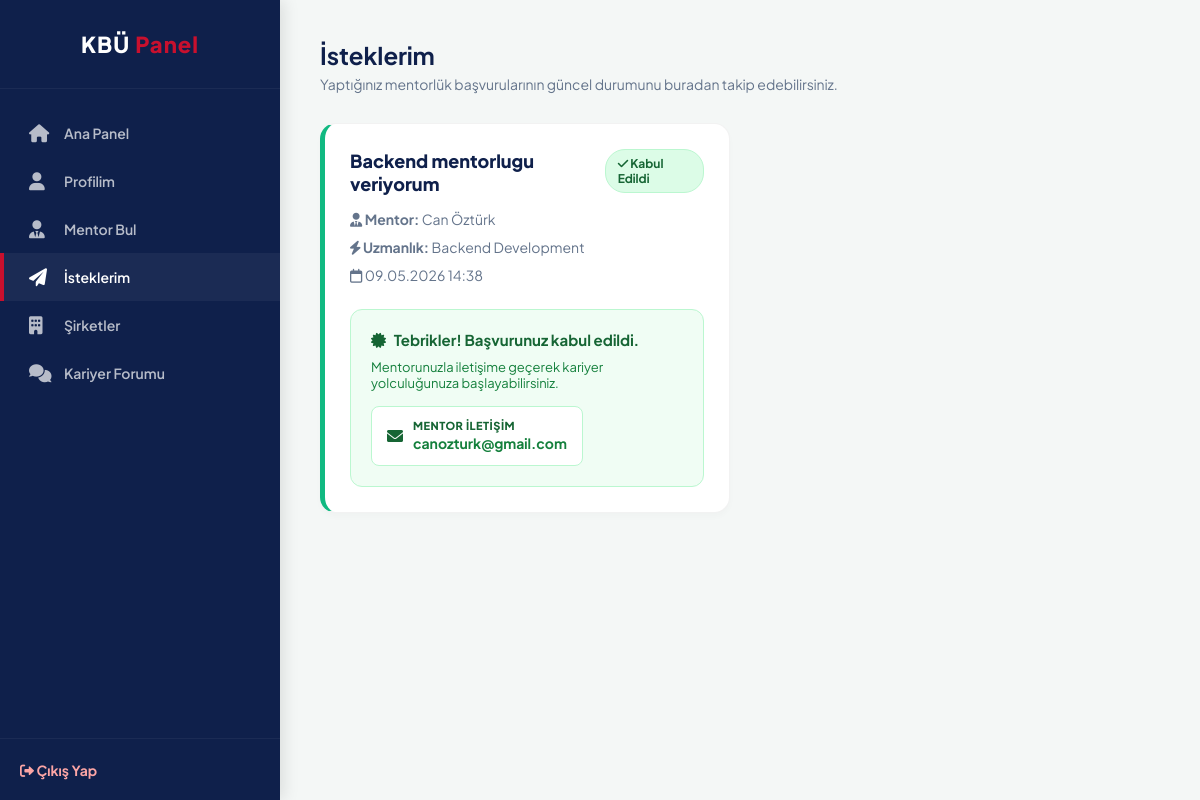
/kariyer_platformu/mentor/student_my_requests.php (signed in), run on the app's committed database.
### tables this page shows
CREATE TABLE mentor_applications (
    application_id INT PRIMARY KEY AUTO_INCREMENT,
    ads_id INT NOT NULL,
    student_id INT NOT NULL,
    message TEXT,
    status ENUM('Waiting', 'Approved', 'Rejected') DEFAULT 'Waiting',
    applied_at TIMESTAMP DEFAULT CURRENT_TIMESTAMP,
    FOREIGN KEY (ads_id) REFERENCES mentor_ads(ads_id) ON DELETE CASCADE,
    FOREIGN KEY (student_id) REFERENCES students(user_id) ON DELETE CASCADE
);

CREATE TABLE mentor_ads (
    ads_id INT PRIMARY KEY AUTO_INCREMENT,
    graduate_id INT NOT NULL,
    expertise VARCHAR(100) NOT NULL,
    title VARCHAR(255) NOT NULL,
    created_at TIMESTAMP DEFAULT CURRENT_TIMESTAMP,
    FOREIGN KEY (graduate_id) REFERENCES graduates(user_id) ON DELETE CASCADE
);

CREATE TABLE users (
    id INT PRIMARY KEY AUTO_INCREMENT,
    first_name VARCHAR(100) NOT NULL,
    last_name VARCHAR(100) NOT NULL,
    email VARCHAR(255) UNIQUE NOT NULL,
    password VARCHAR(255) NOT NULL,
    role ENUM('student', 'graduate', 'admin') NOT NULL,
    is_verified BOOLEAN DEFAULT FALSE,
    gender ENUM('male', 'female', 'other') NULL,
    created_at TIMESTAMP DEFAULT CURRENT_TIMESTAMP
);

### kariyer_platformu/mentor/student_my_requests.php (the view, shortened to what this page needs)
<?php
require_once "../includes/db.php";
$student_id = $_SESSION['user_id'];
$sql = "
    SELECT
        ma.application_id,
        ma.status,
        ma.applied_at as applied_date,
        ads.title,
        ads.expertise,
        u.first_name as mentor_first_name,
        u.last_name as mentor_last_name,
        u.email as mentor_email
    FROM mentor_applications ma
    JOIN mentor_ads ads ON ma.ads_id = ads.ads_id
    JOIN graduates g ON ads.graduate_id = g.user_id
    JOIN users u ON g.user_id = u.id
    WHERE ma.student_id = $student_id
    ORDER BY ma.applied_at DESC
";
$result = mysqli_query($conn, $sql);
$requests = mysqli_fetch_all($result, MYSQLI_ASSOC);
$total_requests = count($requests);
?>
<!DOCTYPE html>
<html lang="tr">
<head>
    <link rel="stylesheet" href="https://cdnjs.cloudflare.com/ajax/libs/font-awesome/6.0.0/css/all.min.css">
    <link rel="stylesheet" href="../assets/css/main.css">
    <link rel="stylesheet" href="../assets/css/app.css">
    <link rel="stylesheet" href="../assets/css/mentor.css">
</head>
<body>
    <div class="app-container">
        <?php include '../includes/sidebar.php'; ?>
        <main class="main-content">
            <div class="page-header">
                <h1 class="page-title">İsteklerim</h1>
                <p class="page-subtitle">Yaptığınız mentorlük başvurularının güncel durumunu buradan takip edebilirsiniz.</p>
            </div>
            <div class="mentor-grid">
                <?php if ($total_requests === 0): ?>
                    <div class="empty-state" style="grid-column: 1 / -1;">
                        <i class="fa-solid fa-paper-plane"></i>
                        <p>Henüz hiçbir mentora başvuru yapmadınız.</p>
                        <a href="student_ads_list.php" class="btn-sm btn-action" style="margin-top: 15px;">Mentor Bul</a>
                    </div>
                <?php else: ?>
                    <?php foreach ($requests as $req): ?>
                        <?php
                            $current_status = trim(strtolower($req['status']));
                            $border_color = ($current_status === 'approved') ? '#10b981' : (($current_status === 'rejected') ? '#ef4444' : 'var(--kbu-lacivert)');
                        ?>
                        <div class="ad-card" style="border-left: 5px solid <?= $border_color ?>;">
                            <div style="display: flex; justify-content: space-between; align-items: flex-start; margin-bottom: 10px;">
                                <h3 class="ad-title" style="margin: 0;"><?= htmlspecialchars($req['title']) ?></h3>
                                <?php
                                    if($current_status === 'approved') {
                                        $bg = 'bg-approved'; $text = '<i class="fa-solid fa-check"></i> Kabul Edildi';
                                    } elseif($current_status === 'rejected') {
                                        $bg = 'bg-rejected'; $text = '<i class="fa-solid fa-xmark"></i> Reddedildi';
                                    } else {
                                        $bg = 'bg-waiting'; $text = 'Değerlendirmede';
                                    }
                                ?>
                                <span class="status-badge <?= $bg ?>"><?= $text ?></span>
                            </div>
                            <p class="ad-info"><i class="fa-solid fa-user-tie"></i> <strong>Mentor:</strong> <?= htmlspecialchars($req['mentor_first_name'] . ' ' . $req['mentor_last_name']) ?></p>
                            <p class="ad-info"><i class="fa-solid fa-bolt"></i> <strong>Uzmanlık:</strong> <?= htmlspecialchars($req['expertise']) ?></p>
                            <p class="ad-info"><i class="fa-regular fa-calendar"></i> <?= date('d.m.Y H:i', strtotime($req['applied_date'])) ?></p>
                            <div style="margin-top: 20px;">
                                <?php if ($current_status === 'approved'): ?>
                                    <div style="background: #f0fdf4; border: 1px solid #bbf7d0; border-radius: 12px; padding: 20px;">
                                        <h4 style="color: #166534; margin: 0 0 10px 0; font-size: 15px;">
                                            <i class="fa-solid fa-certificate" style="margin-right: 5px;"></i> Tebrikler! Başvurunuz kabul edildi.
                                        </h4>
                                        <p style="color: #15803d; font-size: 13px; margin: 0 0 15px 0;">
                                            Mentorunuzla iletişime geçerek kariyer yolculuğunuza başlayabilirsiniz.
                                        </p>
                                        <div style="background: white; padding: 12px 15px; border-radius: 8px; border: 1px solid #bbf7d0; display: inline-flex; align-items: center; gap: 10px;">
                                            <i class="fa-solid fa-envelope" style="color: #166534; font-size: 16px;"></i>
                                            <div>
                                                <span style="display: block; font-size: 11px; font-weight: 800; color: #166534; text-transform: uppercase; letter-spacing: 0.5px;">Mentor İletişim</span>
                                                <a href="mailto:<?= htmlspecialchars($req['mentor_email']) ?>" style="color: #15803d; font-weight: bold; text-decoration: none; font-size: 14px;">
                                                    <?= htmlspecialchars($req['mentor_email']) ?>
                                                </a>
                                            </div>
                                        </div>
                                    </div>
                                <?php endif; ?>
                            </div>
                        </div>
                    <?php endforeach; ?>
                <?php endif; ?>
            </div>
        </main>
    </div>
</body>
</html>

### kariyer_platformu/assets/css/main.css (style rules this page uses)
:root { --kbu-lacivert: #0F204B; --kbu-kirmizi: #C8102E; --kbu-beyaz: #FFFFFF; --bg-light: #F4F7F6; --text-dark: #1E293B; --text-muted: #64748B; --card-shadow: 0 10px 30px rgba(15, 32, 75, 0.08); --font-main: 'Plus Jakarta Sans', sans-serif; --transition: all 0.3s ease; }
* { margin: 0; padding: 0; box-sizing: border-box; }
body { font-family: var(--font-main); background-color: var(--bg-light); color: var(--text-dark); min-height: 100vh; }
a { text-decoration: none; color: var(--kbu-lacivert); transition: var(--transition); }

### kariyer_platformu/assets/css/app.css (style rules this page uses)
.app-container { display: flex; min-height: 100vh; background-color: var(--bg-light); }
.main-content { flex: 1; margin-left: 280px; padding: 40px; }
.page-header { margin-bottom: 30px; }
.page-title { color: var(--kbu-lacivert); font-size: 24px; margin-bottom: 5px; }
.page-subtitle { color: var(--text-muted); font-size: 14px; }

### kariyer_platformu/assets/css/mentor.css (style rules this page uses)
.mentor-grid { display: grid; grid-template-columns: repeat(auto-fill, minmax(350px, 1fr)); gap: 20px; }
.ad-card { background: white; border-radius: 16px; padding: 25px; border: 1px solid rgba(0,0,0,0.05); border-left: 4px solid var(--kbu-lacivert); box-shadow: 0 4px 6px rgba(0,0,0,0.02); transition: all 0.3s ease; display: flex; flex-direction: column; }
.ad-title { font-size: 18px; color: var(--kbu-lacivert); font-weight: 800; margin: 0 0 10px 0; }
.ad-info { color: var(--text-muted); font-size: 14px; margin: 5px 0; }
.ad-info strong { color: var(--text-main); }
.status-badge { padding: 6px 12px; border-radius: 20px; font-size: 12px; font-weight: 700; display: inline-block; }
.bg-approved { background: #dcfce7; color: #166534; border: 1px solid #bbf7d0; }

### data on the page
mentor_applications: ads.title "Backend mentorlugu veriyorum", status "Approved" (drawn), users.first_name+last_name "Can Öztürk", ads.expertise "Backend Development", applied_at "09.05.2026 14:38", users.email "canozturk@gmail.com"
